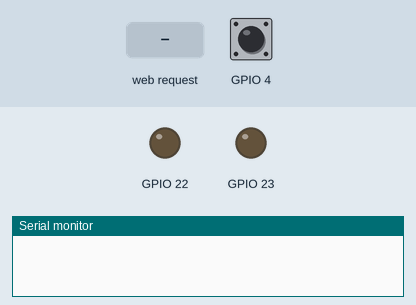
Simulated run of this sketch. Board: ESP32. Shown: output pins drawn as LEDs (lit = HIGH), the last lines printed to the serial monitor. Inputs (shaded band) come from the test bench; at power-on: GPIO 4 HIGH.

Above: at 1.2 s.
1.3 s: HTTP request GET /22/on received
At 1.7 s:
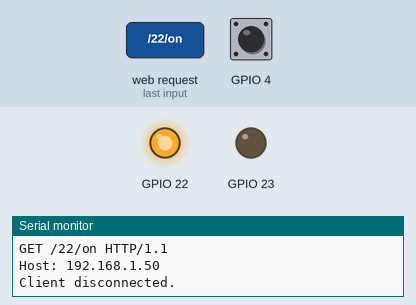
2.8 s: HTTP request GET /23/on received
At 4.0 s:
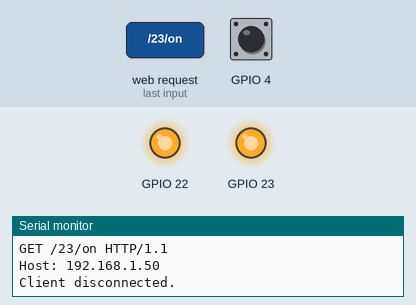
4.3 s: HTTP request GET /22/off received
At 5.2 s:
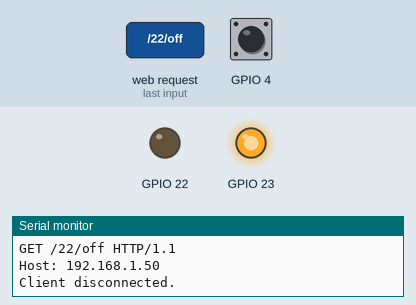
5.8 s: HTTP request GET /23/off received
At 6.4 s:
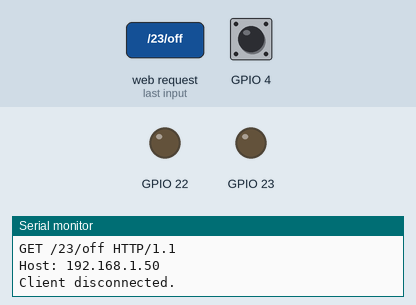
Timing chart, 0 to 8.3 s (numbered marks = the images above; inputs shaded):
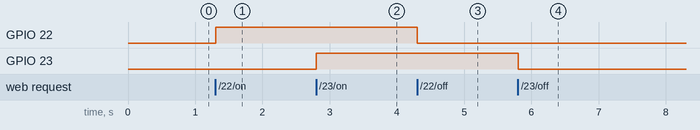

Measured:
- after the input at 1.3 s, GPIO 22: LOW → HIGH at once
- after the input at 2.8 s, GPIO 23: LOW → HIGH at once
- after the input at 4.3 s, GPIO 22: HIGH → LOW at once
- after the input at 5.8 s, GPIO 23: HIGH → LOW at once

The sketch:

http.ino
```cpp
/**
 * Create HTTP webserver using ESP32 board
 * Toggle GPIO and see it with LED on breadboard.
 * ESP resopnds with current switch / button status.
 *
 * Wiring:
 * Connect using two boards (side chopped off if required)
 *   22 - resistor - LED }
 *   23 - resistor - LED }
 *   GND                 } <- connected in parallel
 *
 * Flow:
 *   1) Client HTTP GET with url to ESP32
 *   2) ESP32 server sees GET and runs code.
 *      - Toggle GPIO, read ADC, prepare response
 *   3) ESP32 server sends HTTP to client
 *   4) Client recieves, parses and show webpage
 *
 * !! ESP32 creates own wireless network
 * !! Default IP: 192.168.4.1
 */
#include <WiFi.h>


WiFiServer server(80);


void setup() {
  Serial.begin(115200);
  pinMode(22, OUTPUT);
  pinMode(23, OUTPUT);
  pinMode(4, INPUT_PULLUP);

  WiFi.softAP("ESP32 Demo", "demodemo");                  // SSID, password
  server.begin();
}


void loop() {
  WiFiClient client = server.available();                 // Listen for incoming clients

  if (client) {                                           // If a client connects
    String header(""), response("");
    while (client.connected()) {
      if (client.available()) {                           // Read the client's request until we run out of bytes
        char c = client.read();
        header += c;
        Serial.print(c);
      } else {                                            // Once done reading the client request, now we process & send back the data
                                                          // But first, we turn the GPIOs on or off as applicable
        if (header.indexOf("GET /22/on") >= 0) {
          digitalWrite(22, HIGH);
        } else if (header.indexOf("GET /22/off") >= 0) {
          digitalWrite(22, LOW);
        } else if (header.indexOf("GET /23/on") >= 0) {
          digitalWrite(23, HIGH);
        } else if (header.indexOf("GET /23/off") >= 0) {
          digitalWrite(23, LOW);
        }

        response += "HTTP/1.1 200 OK\n";                  // HTTP header - we are serving HTML text
        response += "Content-type:text/html\n";
        response += "Connection: close\n";                // Ask browser to automatically close the connection after
        response += "\n";


                                                          // HTML miscellaneous bits
        response += "<!DOCTYPE html><html>\n";
        // Nice big heading
        response += "<body><h1>ESP32 Web Server</h1>\n";
        // Normal text goes in a <p>
        response += "<p>";

        // Display current state, and ON/OFF buttons for GPIOs
        response += "GPIO 22 - LED ";
        response += (digitalRead(22) ? "ON" : "OFF");
        response += "<br>\n";
        response += "<a href=\"/22/on\" ><button>ON </button></a><br>\n";
        response += "<a href=\"/22/off\"><button>OFF</button></a><br>\n";

        response += "GPIO 23 - LED ";
        response += (digitalRead(23) ? "ON" : "OFF");
        response += "<br>\n";
        response += "<a href=\"/23/on\" ><button>ON </button></a><br>\n";
        response += "<a href=\"/23/off\"><button>OFF</button></a><br>\n";

        response += "GPIO 4 - The switch is: ";
        response += digitalRead(4) ? "not " : "";
        response += "pressed<br>\n";

        response += "</p></body></html>\n";

        client.println(response);
        // Break out of the while loop, as we are done.
        break;

      }
    }
    // Close the connection
    client.stop();
    Serial.println("Client disconnected.");
    Serial.println("");
  }
}
```
